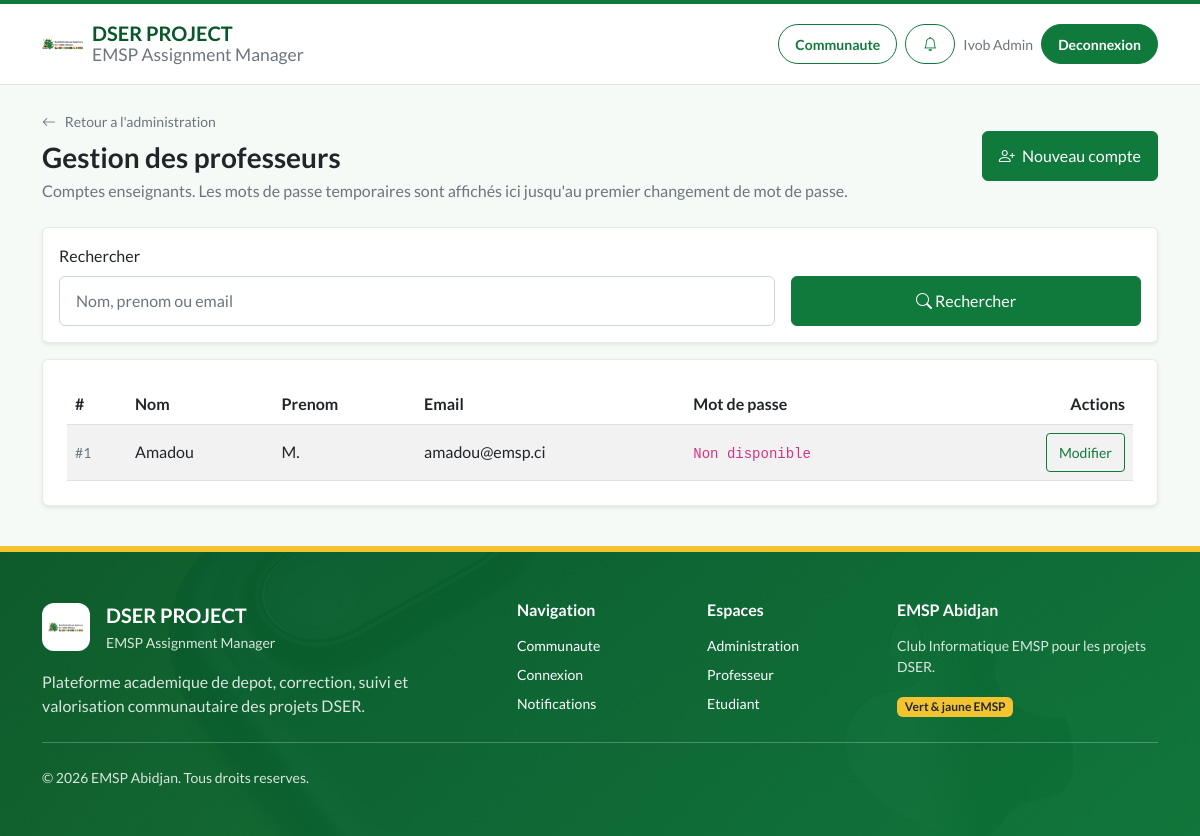
Page /student-hub-php/public/admin/professors (signed in) on the committed database.
### tables this page shows
CREATE TABLE IF NOT EXISTS `utilisateurs` (
  `id_user` INT AUTO_INCREMENT PRIMARY KEY,
  `nom` VARCHAR(50) NOT NULL,
  `prenom` VARCHAR(50) NOT NULL,
  `email` VARCHAR(100) UNIQUE NOT NULL,
  `mot_de_passe` VARCHAR(255) NOT NULL,
  `role` ENUM('etudiant', 'prof', 'admin') NOT NULL,
  `first_login` TINYINT(1) DEFAULT 1
);

### student-hub-php/app/Controllers/AdminController.php (called while the page is built, shortened)
<?php
final class AdminController extends Controller
{
    public function listProfessors(): void
    {
        $search = trim((string) ($_GET['search'] ?? ''));
        $page = isset($_GET['page']) ? max(1, (int) $_GET['page']) : 1;
        $perPage = 25;
        $professors = User::findAllByRole('prof', $search !== '' ? $search : null, $page, $perPage);
        $total = User::countByRole('prof', $search !== '' ? $search : null);
        $totalPages = (int) ceil($total / $perPage);
        $page = min(max(1, $page), max(1, $totalPages));
        $this->render('admin/professors_list', [
            'user' => Session::get('user'),
            'professors' => $professors,
            'csrf_token' => Csrf::generateToken(),
            'success' => Session::getFlash('success'),
            'error' => Session::getFlash('error'),
            'search' => $search,
            'page' => $page,
            'total_pages' => $totalPages,
            'total' => $total,
            'per_page' => $perPage
        ], 'Gestion des Professeurs');
    }
}

### student-hub-php/public/index.php (called while the page is built, shortened)
<?php
if (file_exists(dirname(__DIR__) . '/config/config.php')) {
    $baseDir = dirname(__DIR__);
} else {
    $baseDir = __DIR__;
}
$requestMethod = $_SERVER['REQUEST_METHOD'];
$requestUri = parse_url($_SERVER['REQUEST_URI'], PHP_URL_PATH) ?: '/';
$scriptName = parse_url($_SERVER['SCRIPT_NAME'] ?? '', PHP_URL_PATH) ?: '/index.php';
$scriptBase = rtrim(dirname($scriptName), '/');
$baseLen = strlen($scriptBase);
if ($baseLen > 0 && strncmp($requestUri, $scriptBase, $baseLen) === 0) {
    $afterBase = substr($requestUri, $baseLen);
    $requestUri = ($afterBase === '' || $afterBase === false) ? '/' : $afterBase;
}
function url(string $path): string {
    static $base = null;
    if ($base === null) {
        $scriptName = parse_url($_SERVER['SCRIPT_NAME'] ?? '', PHP_URL_PATH) ?: '/index.php';
        $base = rtrim(dirname($scriptName), '/');
        $requestUri = parse_url($_SERVER['REQUEST_URI'] ?? '', PHP_URL_PATH) ?: '/';
    }
    return $base . '/' . ltrim($path, '/');
}
try {
    $router = new Router();
    $router->dispatch($requestMethod, $requestUri);
} catch (\Throwable $e) {
    $logDir = $baseDir . '/storage/logs';
    if (!is_dir($logDir)) {
        mkdir($logDir, 0777, true);
    }
    error_log('[' . date('Y-m-d H:i:s') . '] ERROR: ' . $e->getMessage() . "\n" . $e->getTraceAsString(), 3, $logDir . '/error.log');
    http_response_code(500);
    ?>
    <!DOCTYPE html>
    <html lang="fr">
    <head>
        <meta charset="UTF-8">
        <title>Erreur Serveur</title>
        <style>
            body { font-family: 'Segoe UI', Tahoma, Geneva, Verdana, sans-serif; background: #f8fafc; color: #1e293b; padding: 40px; text-align: center; }
            .container { max-width: 600px; margin: 0 auto; background: white; padding: 40px; border-radius: 12px; box-shadow: 0 4px 6px -1px rgb(0 0 0 / 0.1); border: 1px solid #e2e8f0; }
            h1 { color: #dc2626; font-size: 24px; margin-bottom: 16px; }
            p { color: #64748b; line-height: 1.6; margin-bottom: 24px; }
            a { display: inline-block; background: #2563eb; color: white; padding: 10px 20px; border-radius: 6px; text-decoration: none; font-weight: 500; }
            a:hover { background: #1d4ed8; }
        </style>
    </head>
    <body>
        <div class="container">
            <h1>Une erreur technique est survenue</h1>
            <p>Désolé, l'application a rencontré un problème inattendu. L'administrateur a été notifié.</p>
            <p style="font-size: 13px; font-family: monospace; background: #f1f5f9; padding: 10px; border-radius: 6px; text-align: left; overflow: auto;">
                <strong>Message :</strong> Une erreur technique est survenue. L'administrateur a été notifié.
            </p>
            <a href="<?php echo htmlspecialchars(url(''), ENT_QUOTES, 'UTF-8'); ?>">Retour à l'accueil</a>
        </div>
    </body>
    </html>
    <?php
}

### student-hub-php/app/Models/User.php (called while the page is built, shortened)
<?php
final class User
{
    public static function findAllByRole(string $role, ?string $search = null, ?int $page = null, ?int $perPage = 25): array
    {
        $db = Database::pdo();
        $params = [];
        $sql = 'SELECT id_user, nom, prenom, email FROM utilisateurs WHERE role = ?';
        $params[] = $role;
        $sql .= ' ORDER BY nom ASC';
        if ($page !== null && $perPage > 0) {
            $offset = ($page - 1) * $perPage;
            $sql .= ' LIMIT ' . (int) $perPage . ' OFFSET ' . (int) $offset;
        }
        $stmt = $db->prepare($sql);
        $stmt->execute($params);
        return $stmt->fetchAll();
    }
    public static function countByRole(string $role, ?string $search = null): int
    {
        $db = Database::pdo();
        $sql = 'SELECT COUNT(*) FROM utilisateurs WHERE role = ?';
        $params = [$role];
        $stmt = $db->prepare($sql);
        $stmt->execute($params);
        return (int) $stmt->fetchColumn();
    }
}

### student-hub-php/app/Views/admin/professors_list.php (the view, shortened to what this page needs)
<div class="d-flex flex-column flex-lg-row justify-content-between align-items-lg-center gap-3 mb-4">
    <div>
        <a href="<?php echo htmlspecialchars(url('admin/dashboard'), ENT_QUOTES, 'UTF-8'); ?>" class="link-secondary text-decoration-none small">
            <i class="bi bi-arrow-left me-1"></i> Retour a l'administration
        </a>
        <h1 class="fs-3 mb-1 mt-2">Gestion des professeurs</h1>
        <p class="text-secondary mb-0">Comptes enseignants. Les mots de passe temporaires sont affichés ici jusqu'au premier changement de mot de passe.</p>
    </div>
    <a href="<?php echo htmlspecialchars(url('admin/students/create'), ENT_QUOTES, 'UTF-8'); ?>" class="btn btn-primary">
        <i class="bi bi-person-plus me-1"></i> Nouveau compte
    </a>
</div>
<form class="card shadow-sm mb-3" method="GET" action="<?php echo htmlspecialchars(url('admin/professors'), ENT_QUOTES, 'UTF-8'); ?>">
    <div class="card-body">
        <div class="row g-3 align-items-end">
            <div class="col-md-8">
                <label class="form-label" for="adminProfessorSearch">Rechercher</label>
                <input class="form-control" id="adminProfessorSearch" name="search" value="<?php echo htmlspecialchars($search ?? '', ENT_QUOTES, 'UTF-8'); ?>" placeholder="Nom, prenom ou email">
            </div>
            <div class="col-md-4">
                <button class="btn btn-primary w-100" type="submit" aria-label="Rechercher">
                    <i class="bi bi-search" aria-hidden="true"></i>
                    <span class="d-none d-sm-inline">Rechercher</span>
                </button>
            </div>
        </div>
    </div>
</form>
<?php
$currentPage = (int) ($page ?? 1);
$perPage = (int) ($per_page ?? 25);
?>
<div class="card shadow-sm mb-3">
    <div class="card-body p-4">
        <div class="table-responsive">
            <table class="table table-striped table-hover align-middle mb-0">
                <thead>
                    <tr>
                        <th style="width: 60px;">#</th>
                        <th>Nom</th>
                        <th>Prenom</th>
                        <th>Email</th>
                        <th>Mot de passe</th>
                        <th class="text-end">Actions</th>
                    </tr>
                </thead>
                <tbody>
                <?php if (empty($professors)): ?>
                    <tr>
                        <td colspan="6" class="text-center text-secondary py-4">Aucun professeur enregistre.</td>
                    </tr>
                <?php else: ?>
                    <?php foreach ($professors as $index => $prof): ?>
                        <?php $plainPwd = $prof['mot_de_passe_temporaire'] ?? 'Non disponible'; ?>
                        <tr>
                            <td class="text-muted small">#<?php echo ($currentPage - 1) * $perPage + $index + 1; ?></td>
                            <td><?php echo htmlspecialchars($prof['nom'], ENT_QUOTES, 'UTF-8'); ?></td>
                            <td><?php echo htmlspecialchars($prof['prenom'], ENT_QUOTES, 'UTF-8'); ?></td>
                            <td><?php echo htmlspecialchars($prof['email'], ENT_QUOTES, 'UTF-8'); ?></td>
                            <td><code><?php echo htmlspecialchars($plainPwd, ENT_QUOTES, 'UTF-8'); ?></code></td>
                            <td class="text-end">
                                <a href="<?php echo htmlspecialchars(url('admin/students/edit?id=' . $prof['id_user']), ENT_QUOTES, 'UTF-8'); ?>" class="btn btn-sm btn-outline-primary">
                                    Modifier
                                </a>
                            </td>
                        </tr>
                    <?php endforeach; ?>
                <?php endif; ?>
                </tbody>
            </table>
        </div>
    </div>
</div>

### student-hub-php/public/template/dashboard/dashboard.css (style rules this page uses)
.bi { display: inline-block; width: 1rem; height: 1rem; }

### rows in the picture
utilisateurs: index "1", nom "Amadou", prenom "M.", email "amadou@emsp.ci", plainPwd "Non disponible"

### other values in the picture
$currentUser['prenom'] . ' ' . $currentUser['nom'] "Ivob Admin"
